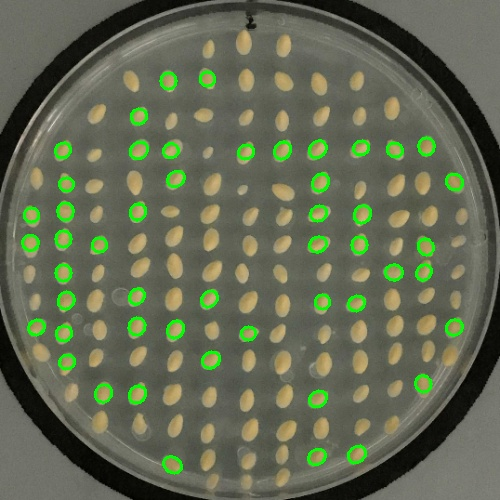
#> input picture sample-images/DH124_E7_P1_Iso_pred.jpeg, 500 x 500 px, given as the content of the folder images/, which was not available
$ python train.py
#> lines starting #> are read from the running program, lines starting #| are printed output that depends on the picture; after the words box and inside, x2 and y2 are one past the last pixel; in counts of white or black regions, pixels touching at a corner belong together; pictures that were not available may be replaced by others from this repository, and a replacement may not be noted
### helper.py
#!/usr/bin/env python3
# -*- coding: utf-8 -*-
"""
Created on Wed Jul  3 17:40:16 2019

PYLINT SCORE: 9.64

@author: volansys
"""
import os
import shutil
import cv2 as cv
import numpy as np
import pandas as pd

def initialize_directories(folder_name):
    '''
    creating directories
    '''
    if folder_name not in os.listdir(os.getcwd()):
        os.mkdir(os.getcwd()+'/'+folder_name)
    else:
        shutil.rmtree(os.getcwd()+'/'+folder_name)
        os.mkdir(os.getcwd()+'/'+folder_name)

def clean_directories():
    '''
    cleaning and recreating the directories
    '''
    initialize_directories('saved_csv')
    initialize_directories('saved_csv/indexed_data')
    initialize_directories('before')
    initialize_directories('after')
    initialize_directories('cropped')
    initialize_directories('cropped/before')
    initialize_directories('cropped/after')

def get_scaled_image(image, size):
    '''
    will return scaled image
    here I taken 500 constant,
    because averege size of the cropped square pixel is 500
    '''
    max_dimension = max(image.shape)
    scale = size/max_dimension
    scaled_image = cv.resize(image, None, fx=scale, fy=scale) # pylint: disable=no-member
    return scaled_image

def find_seeds(image):
    '''
    detecting contours from the image
    '''
    image_blur = cv.GaussianBlur(image, (7, 7), 0) # pylint: disable=no-member
    image_blur_hsv = cv.cvtColor(image_blur, cv.COLOR_RGB2HSV) # pylint: disable=no-member

    # min yellow colour array
    min_yellow = np.array([0, 60, 55])
    max_yellow = np.array([120, 140, 155])
    # layer
    mask1 = cv.inRange(image_blur_hsv, min_yellow, max_yellow) # pylint: disable=no-member
    mask1 = cv.convertScaleAbs(mask1) # pylint: disable=no-member
    # creating another mask to detect yellow seeds
    # 170-180 hue
    min_yellow = np.array([160, 0, 0])
    max_yellow = np.array([180, 0, 0])
    mask2 = cv.inRange(image_blur_hsv, min_yellow, max_yellow) # pylint: disable=no-member
    # Combine masks
    mask = mask1 + mask2
    # Clean up
    kernel = cv.getStructuringElement(cv.MORPH_ELLIPSE, (15, 15)) # pylint: disable=no-member
    mask_closed = cv.morphologyEx(mask, cv.MORPH_CLOSE, kernel) # pylint: disable=no-member
    # erosion followed by dilation. It is useful in removing noise
    mask_clean = cv.morphologyEx(mask_closed, cv.MORPH_OPEN, kernel) # pylint: disable=no-member
    contours, _ = cv.findContours(mask_clean, cv.RETR_LIST, cv.CHAIN_APPROX_SIMPLE) # pylint: disable=no-member
    return contours

def save_seeds_from_images(input_image,
                 output_image_path,
                 image_index_number,
                 save_seeds_images):
    '''
    saving seeds and images from contours
    '''
    list_position_x = []
    list_position_y = []
    list_seed_width = []
    list_seed_height = []
    list_angle = []
    list_image_name = []
    list_contours = []

    input_image = get_scaled_image(input_image, 500)
    contours = find_seeds(input_image)
    for i, contour in enumerate(contours):
        x_point, y_point, width, height = cv.boundingRect(contour) # pylint: disable=no-member
        roi = input_image[y_point-5:y_point+height+5, x_point-5:x_point+width+5]
        # if shape is more than 30 than it is not valid seed
        if (max(roi.shape) < 30):
            if save_seeds_images:
                image_name = '{}_img_{}.jpg'.format(image_index_number, i)
                cv.imwrite(output_image_path+'/'+image_name, roi) # pylint: disable=no-member
                list_image_name.append(image_name)
            # for contour to fit in ellipse there is minimum 5 size required
            if len(contour) >= 5:
                ellipse = cv.fitEllipse(contour)# pylint: disable=no-member
                ((x_position, y_position), (seed_width, seed_height), angle) = ellipse
                list_position_x.append(x_position)
                list_position_y.append(y_position)
                list_seed_width.append(seed_width)
                list_seed_height.append(seed_height)
                list_angle.append(angle)
                list_contours.append(contour)
    df_seed_data = pd.DataFrame({'image_name': pd.Series(list_image_name),
                                 'position_x':pd.Series(list_position_x),
                                 'position_y':pd.Series(list_position_y),
                                 'seed_width': pd.Series(list_seed_width),
                                 'seed_height': pd.Series(list_seed_height),
                                 'angle':pd.Series(list_angle)})
    return df_seed_data, input_image, list_contours

def crop_images(original_image):
    '''
    cropping images
    '''
    input_image = get_scaled_image(original_image, 800)
    output_image = input_image.copy()#copying to create mask
    gray = cv.cvtColor(input_image, cv.COLOR_BGR2GRAY) # pylint: disable=no-member
    circles = cv.HoughCircles(gray, cv.HOUGH_GRADIENT, 1.2, 500) # pylint: disable=no-member
    if circles is not None:
        circles = np.round(circles[0, :]).astype("int")
        for (x_point, y_point, radius) in circles:
            x_point = (x_point-radius).clip(min=0)
            y_point = (y_point-radius).clip(min=0)
            height = 2*radius
            output_image = output_image[y_point:y_point+height, x_point:x_point+height]
    return output_image

def set_wd(directory_name, original_directory):
    '''
    set working directory
    '''
    if directory_name is not None and os.path.isdir(directory_name):
        return os.chdir(directory_name)
    else:
        return os.chdir(original_directory)

### train.py
#!/usr/bin/env python3
# -*- coding: utf-8 -*-
"""
Created on Wed Jul  3 17:40:16 2019
PYLINT SCORE: 8.79
Disabled cv, because there is opencv not supporting lint
@author: volansys
"""

import os
from functools import reduce
import glob
import pickle as pkl
import argparse
import numpy as np
import pandas as pd
import cv2 as cv
from sklearn.tree import DecisionTreeClassifier
from sklearn.model_selection import train_test_split
from sklearn.metrics import accuracy_score
import helper

AP = argparse.ArgumentParser()
AP.add_argument("--datasetPath", required=False, help="Enter dataset path")
AP.add_argument("--outputPath", required=False, help="Enter output path")

ARGS = vars(AP.parse_args())

dataset_path = ARGS['datasetPath']
output_path = ARGS['outputPath']

original_dir = os.getcwd()

def images_list_to_csv(image_list):
    '''
    seperating two columns and saving list of images in CSV file
    '''
    first_day_images = []
    second_day_images = []
    for image in image_list:
        if image.__contains__('24Hours'):
            second_day_images.append(image)
        else:
            first_day_images.append(image)
    df_image_list = pd.DataFrame({"first_day":pd.Series(sorted(first_day_images)),
                                  "second_day":pd.Series(sorted(second_day_images))})
    df_image_list.to_csv('saved_csv/indexed_images.csv', index=False)
    return df_image_list

def perform_operations(original_file_name,
                       output_file_path,
                       index_number):
    '''
    common method to perform crop and detecting seeds
    '''
    # original image
    helper.set_wd(dataset_path, original_dir)
    image = cv.imread('images/'+original_file_name) # pylint: disable=no-member
    # cropped image as per plate
    helper.set_wd(output_path, original_dir)
    plate_image = helper.crop_images(image)
    # save image
    # e.g., cropped/before/original_filename.jpeg
    image_name = 'cropped/'+output_file_path+'/{}'.format(original_file_name)
    cv.imwrite(image_name, plate_image) # pylint: disable=no-member

    # detecting seeds in the square image
    input_image = cv.imread(image_name) # pylint: disable=no-member
    df_seed_data, _, _ = helper.save_seeds_from_images(input_image, output_file_path, index_number, True)
    output_seed_csv_name = 'saved_csv/indexed_data/seed_{}_data_{}.csv'.format(output_file_path, index_number)
    df_seed_data.to_csv(output_seed_csv_name, index=False)

def is_seed_is_purple(image):
    '''
    if black (purple) is detected in seeds then it will give false, else true
    '''
    hsv = cv.cvtColor(image, cv.COLOR_BGR2HSV) # pylint: disable=no-member
    lower_purple = np.array([0, 0, 0])
    upper_purple = np.array([90, 90, 90])
    mask = cv.inRange(hsv, lower_purple, upper_purple) # pylint: disable=no-member
    return 255 in mask

def main():
    '''
    this is main function, it will clear the directories
    - finding square of the circle and crop it
    - will find the seed from the cropped circle images

    CHANGABLE VARIABLE WILL BE END RANGE -
    CURRENTLY IT IS SET AS 5 AFTER END TO END
    OPERATIONS COMPLETES SET THE RANGE AS
    df_image_list.shape[0]
    '''
    print('creating directories...')
    helper.set_wd(output_path, original_dir)
    helper.clean_directories()
    print('reading images...')
    helper.set_wd(dataset_path, original_dir)
    images_list = pd.DataFrame(os.listdir('images/'))[0]
    helper.set_wd(output_path, original_dir)
    df_image_list = images_list_to_csv(images_list)
    helper.set_wd(output_path, original_dir)
    for i in range(0, df_image_list.shape[0]): #initially runing operations only for 10 images

        original_image_name = df_image_list.iloc[i, 0]
        print('performing operations for {}...'.format(original_image_name))
        after_image_name = df_image_list.iloc[i, 1]
        # performing operations in each images
        perform_operations(original_image_name, 'before', i)
#> in perform_operations, image is the input picture: shape (500, 500, 3); mean B, G, R 82.3, 105.1, 98.2
#> in crop_images, `gray = cv.cvtColor(input_image, cv.COLOR_BGR2GRAY)`:
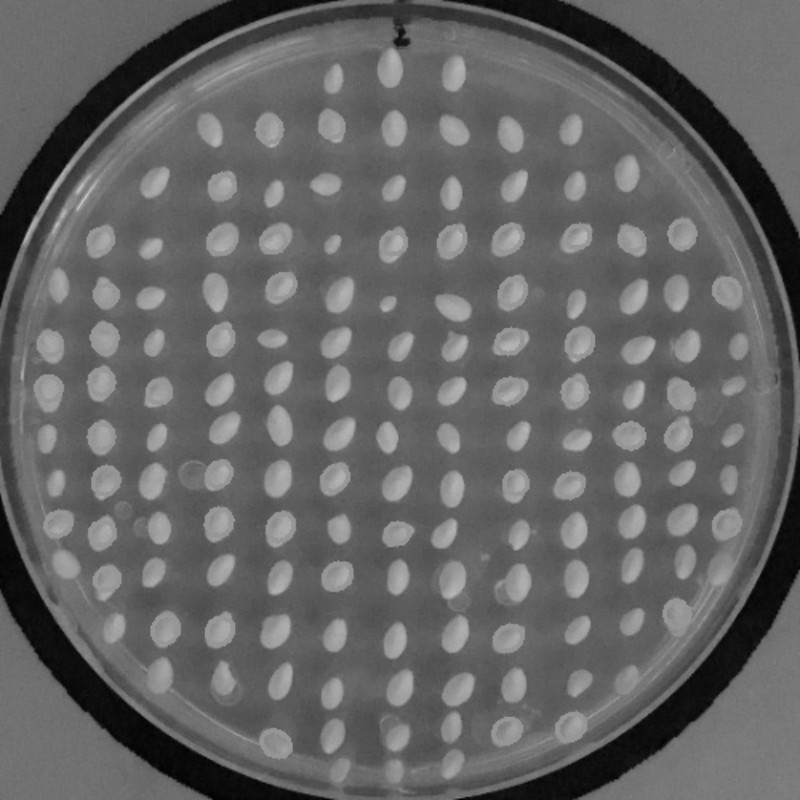
#> gray: shape (800, 800); min 1, max 209, mean 100.4
#> in crop_images, `circles = cv.HoughCircles(gray, cv.HOUGH_GRADIENT, 1.2, 500)`: circles = [[394.2, 399, 404.9]]
#> in crop_images, `circles = np.round(circles[0, :]).astype("int")`: circles = [[394, 399, 405]]
#> the loop in crop_images, `for (x_point, y_point, radius) in circles:` made 1 pass
#> (x_point, y_point, radius, height) on pass 1: (0, 0, 405, 810)
#> in find_seeds, `image_blur = cv.GaussianBlur(image, (7, 7), 0)`:
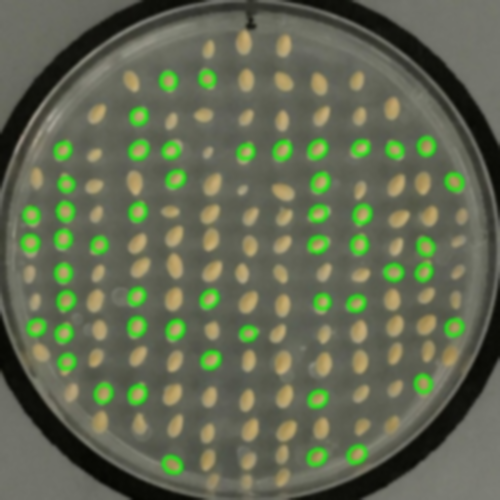
#> image_blur: shape (500, 500, 3); mean B, G, R 82.1, 104.9, 98
#> in find_seeds, `image_blur_hsv = cv.cvtColor(image_blur, cv.COLOR_RGB2HSV)`: image_blur_hsv: shape (500, 500, 3); mean H, S, V 85.2, 52, 106.5
#> in find_seeds, `mask1 = cv.inRange(image_blur_hsv, min_yellow, max_yellow)`:
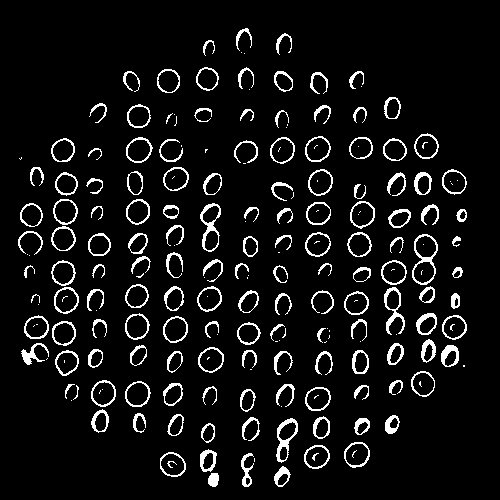
#> mask1: shape (500, 500); 7.2% white in thin lines or dots, all inside (x1, y1, x2, y2) = (18, 28, 467, 487)
#> in find_seeds, `mask2 = cv.inRange(image_blur_hsv, min_yellow, max_yellow)`: mask2: shape (500, 500); every value is 0
#> in find_seeds, `mask_closed = cv.morphologyEx(mask, cv.MORPH_CLOSE, kernel)`:
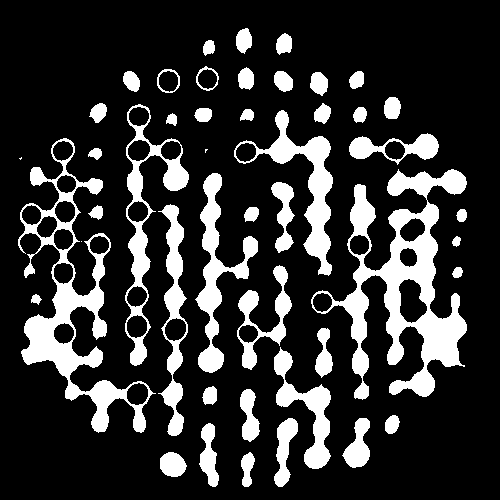
#> mask_closed: shape (500, 500); 19.2% white; 46 white regions (3 under 20 px), largest, box (x1, y1, x2, y2) and area: (311, 169, 467, 400) 11486, (18, 138, 156, 433) 8117, (234, 110, 333, 276) 3576
#> in find_seeds, `mask_clean = cv.morphologyEx(mask_closed, cv.MORPH_OPEN, kernel)`:
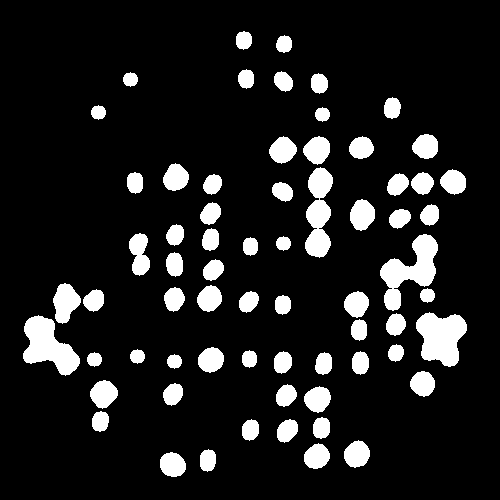
#> mask_clean: shape (500, 500); 11.9% white; 67 white regions
#> in find_seeds, `contours, _ = cv.findContours(mask_clean, cv.RETR_LIST, cv.CHAIN_APPRO..`: contours = 67 contours; largest, box (x1, y1, x2, y2) and area: (380, 234, 438, 311) 1894, (416, 312, 467, 367) 1851, (23, 315, 80, 376) 1817, (305, 167, 333, 258) 1554, (53, 283, 81, 324) 701
#> the loop in save_seeds_from_images, `for i, contour in enumerate(contours):` made 67 passes
#> (x_point, y_point, width, height, image_name, x_position, y_position, seed_width) on passes 14, 16, 19, 20, 22, 31, 37, 38, 59, 60, 63, 66: (167, 354, 15, 15, '0_img_13.jpg', 174, 361, 13.35), (87, 352, 15, 15, '0_img_15.jpg', 94, 359, 13.35), (242, 350, 15, 18, '0_img_18.jpg', 249, 358.5, 15.47), (130, 349, 15, 15, '0_img_19.jpg', 137, 356, 13.35), (388, 344, 16, 18, '0_img_21.jpg', 395.5, 352.5, 14.86), (420, 288, 15, 15, '0_img_30.jpg', 427, 295, 13.35), (243, 237, 15, 19, '0_img_36.jpg', 250, 246, 15.78), (276, 236, 15, 15, '0_img_37.jpg', 283, 243, 13.35), (315, 107, 15, 15, '0_img_58.jpg', 322, 114, 13.35), (91, 105, 15, 15, '0_img_59.jpg', 98, 112, 13.35), (123, 72, 15, 15, '0_img_62.jpg', 130, 79, 13.35), (276, 35, 16, 18, '0_img_65.jpg', 283.8, 43.69, 15.62)
#> (x_point, y_point, width, height) on passes 1 to 6: (160, 452, 26, 25), (200, 449, 16, 23), (304, 443, 26, 26), (344, 440, 26, 28), (277, 419, 21, 24), (242, 419, 17, 22)
#> pass 1, in save_seeds_from_images, `roi = input_image[y_point-5:y_point+height+5, x_point-5:x_point+width+5]`:
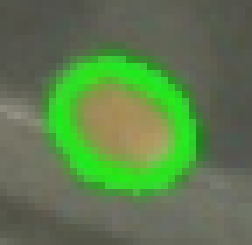
#> roi: shape (35, 36, 3) (shown 7 times larger); mean B, G, R 76.6, 124.7, 92.7
#> pass 3, in save_seeds_from_images, `roi = input_image[y_point-5:y_point+height+5, x_point-5:x_point+width+5]`:
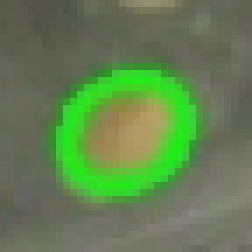
#> roi: shape (36, 36, 3) (shown 7 times larger); mean B, G, R 81.6, 128, 99.2
#> after the loop in save_seeds_from_images, `for i, contour in enumerate(contours):`: list_angle = [90, 90, 0, 90, 29.52, 90, 0, 90, 90, 90, 90, 25.58, 15.65]; list_contours = 13 contours; largest, box (x1, y1, x2, y2) and area: (236, 31, 252, 50) 218, (243, 237, 258, 256) 204, (276, 35, 292, 53) 200, (388, 344, 404, 362) 194, (242, 350, 257, 368) 190; list_image_name = ['0_img_13.jpg', '0_img_15.jpg', '0_img_18.jpg', '0_img_19.jpg', '0_img_21.jpg', '0_img_30.jpg', '0_img_36.jpg', '0_img_37.jpg', '0_img_58.jpg', '0_img_59.jpg', '0_img_62.jpg', '0_img_65.jpg', '0_img_66.jpg']; list_position_x = [174, 94, 249, 137, 395.5, 427, 250, 283, 322, 98, 130, 283.8, 243.3]; list_position_y = [361, 359, 358.5, 356, 352.5, 295, 246, 243, 114, 112, 79, 43.69, 39.86]; list_seed_height = [14.52, 14.52, 16.4, 14.52, 16.94, 14.52, 17.41, 14.52, 14.52, 14.52, 14.52, 16.8, 17.59]; list_seed_width = [13.35, 13.35, 15.47, 13.35, 14.86, 13.35, 15.78, 13.35, 13.35, 13.35, 13.35, 15.62, 16.5]
#> in save_seeds_from_images, `df_seed_data = pd.DataFrame({'image_name': pd.Series(list_image_name),..`: df_seed_data = table of 13 rows and 6 columns
        perform_operations(after_image_name, 'after', i)

    # saving images that are detected common in both folder and
    # saving it in csv file
    common_images_list = list(set(os.listdir('before/')) and set(os.listdir('after/')))
    identical_images_df = pd.DataFrame({"identical_images": sorted(common_images_list)})

    # now selecting the seeds that converted into purple in next day and saving it
    is_purple = []
    empty_seeds = []
    image_name_list = []
    for i in range(identical_images_df.shape[0]):
        image_name = identical_images_df.iloc[i, 0]
        print('detecting changed seeds for {}...'.format(image_name))
        image = cv.imread('after/'+ identical_images_df.iloc[i, 0]) # pylint: disable=no-member
        if image is not None:
            is_purple.append(is_seed_is_purple(image))
            image_name_list.append(image_name)
        else:
            empty_seeds.append(image_name)
    print('saving data...')
    purpuled_images = pd.DataFrame({'monster': pd.Series(is_purple),
                                    'image_name': pd.Series(image_name_list)})
    purpuled_images.to_csv('saved_csv/seeds_converted.csv', index=False)

    ######### merging all the columns in data
    all_files = glob.glob('saved_csv/indexed_data/*.csv')
    files_list = []
    for filename in all_files:
        df = pd.read_csv(filename, index_col=None, header=0)
        files_list.append(df)
    df_final = pd.concat(files_list, axis=0, ignore_index=True)
    df_final.to_csv('saved_csv/final_data.csv', index=False)
    ######### merged
    #### creating the main csv file
    main_df = reduce(lambda x, y: pd.merge(x, y, on=['image_name'], how='outer'),
                     [df_final, purpuled_images])
    main_df.dropna(inplace=True)
    main_df.to_csv('saved_csv/maindf.csv', index=False)
    main_df = pd.read_csv('saved_csv/maindf.csv')
    X = main_df.iloc[:, 1:-2]
    y = main_df.iloc[:, 6]
    X_train, X_test, y_train, y_test = train_test_split(X, y, test_size=0.33, random_state=42)

    classifier = DecisionTreeClassifier()
    classifier.fit(X_train, y_train)

    pkl.dump(classifier, open('classifier.pkl', 'wb'))
    y_pred = classifier.predict(X_test)
    score = accuracy_score(y_test, y_pred)
    print('accuracy score of model is {}'.format(score))
    ##############################
#> (the run stopped early here; a loop or call above may not have finished)
